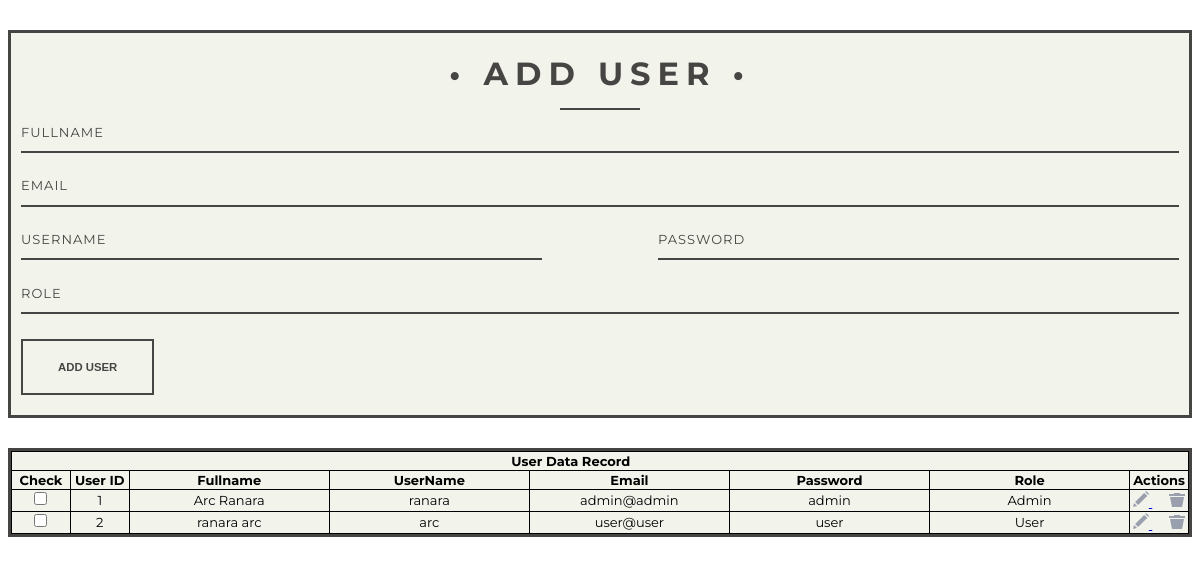
Page /admin/adduser.php on the committed database.
### tables this page shows
CREATE TABLE `user` (
  `userID` int(11) NOT NULL,
  `fullname` text NOT NULL,
  `email` varchar(128) NOT NULL,
  `username` varchar(128) NOT NULL,
  `password` varchar(128) NOT NULL,
  `role` text NOT NULL
);

### admin/adduser.php (the view, shortened to what this page needs)
<?php
include '../includes/connect.php' ?>
<!doctype html>
<html lang="en">
<head>
</head>
<body>
<div id="container">
  <h1>&bull; Add User &bull;</h1>
  <div class="underline">
  </div>
  <form action="userRegistration.php" method="post" id="contact_form">
  	<div class="fullname">
      <input type="text" placeholder="Fullname" name="fullname" id="fullname" required>
    </div>
    <div class="email">
      <input type="email" placeholder="Email" name="email" id="email" required>
    </div>
    <div class="username">
      <input type="text" placeholder="Username" name="username" id="username" required>
    </div>
    <div class="password">
      <input type="password" placeholder="Password" name="password" id="password" required>
    </div>
    <div class="role">
      <select placeholder="Role" name="role" id="role" required>
        <option disabled hidden selected>role</option>
      </select>
    </div>
    <div class="submit">
      <input type="submit" value="Add User" id="form_button" />
    </div>
  </form>
</div>
<?php
$result = mysqli_query($conn,"SELECT * FROM user");
?>
  <div id="container">
  <table style="border: 1px solid black; width: 100%; border-collapse: collapse;">
			<thead>
				<tr style="border: 1px solid black; width: 100%; border-collapse: collapse; text-align: "> <th colspan="7" > User Data Record</th>
				</tr>
			</thead>
		<thead >
			<tr style="border: 1px solid black; width: 100%; border-collapse: collapse;">
   		    <th style="border: 1px solid black; width: 5%; border-collapse: collapse;">Check</th>
    	      <th style="border: 1px solid black; width: 5%; border-collapse: collapse;">User ID</th>
              <th style="border: 1px solid black; width: 17%; border-collapse: collapse;">Fullname</th>
    		<th style="border: 1px solid black; width: 17%; border-collapse: collapse;">UserName</th>
		    <th style="border: 1px solid black; width: 17%; border-collapse: collapse;">Email</th>
           <th style="border: 1px solid black; width: 17%; border-collapse: collapse;">Password</th>
           <th style="border: 1px solid black; width: 17%; border-collapse: collapse;">Role</th>
    		<th style="border: 1px solid black; width: 5%; border-collapse: collapse;">Actions</th>
			</tr>
		</thead>
		<tbody style="border: 1px solid black; width: 100%; border-collapse: collapse; text-align: center;">
<?php while($row = mysqli_fetch_array($result))
  {?>
      <tr style="border: 1px solid black; width: 100%; border-collapse: collapse;">
    <td style="border: 1px solid black; width: 5%; border-collapse: collapse;"><input type="checkbox"></td>
    <td style="border: 1px solid black; width: 5%; border-collapse: collapse;"><?Php echo $row['userID']; ?></td>
    <td style="border: 1px solid black; width: 17%; border-collapse: collapse;"><?php echo $row['fullname']; ?></td>
   <td style="border: 1px solid black; width: 17%; border-collapse: collapse;"><?php echo $row['username']; ?></td>
	<td style="border: 1px solid black; width: 17%; border-collapse: collapse;"><?php echo $row['email']; ?></td>
	<td style="border: 1px solid black; width: 17%; border-collapse: collapse;"><?php echo $row['password']; ?></td>
	<td style="border: 1px solid black; width: 17%; border-collapse: collapse;"><?php echo $row['role']; ?></td>
    <td style="border: 1px solid black; width: 7%; border-collapse: collapse;"> <a href="userupdateform.php?update=<?php echo $row['userID']; ?>"  onClick="edit(this);" title="Edit" >  <input type="image" src="images/icn_edit.png" title="Edit"> </a>
     <a href="user_delete.php?delete=<?php echo $row['userID']; ?>" onClick="del(this);" title="Delete"><input type="image" src="images/icn_trash.png" title="Trash"/>  </a></td>
    </tr>
  <?php }mysqli_close($conn);?>
      </tbody>
</table>
 </div>
</body>
</html>

### admin/adduser.php (style rules this page uses)
html { font-family: 'Montserrat', Arial, sans-serif; -ms-text-size-adjust: 100%; -webkit-text-size-adjust: 100%; }
body { font-size: 13px; background-image: url(../background.jpg); background-size: cover; }
button, select { text-transform: none; }
button, input, select, textarea { color: #5A5A5A; font: inherit; margin: 0; }
input { line-height: normal; }
#container { border: solid 3px #474544; max-width: 1300px; margin: 30px auto; position: relative; background: #F2F3EB; }
form { padding: 10px; margin: 10px 0; }
h1 { color: #474544; font-size: 32px; font-weight: 700; letter-spacing: 7px; text-align: center; text-transform: uppercase; }
.underline { border-bottom: solid 2px #474544; margin: -0.512em auto; width: 80px; }
.password { float: right; width: 45%; }
input[type='text'], [type='email'], [type='password'], select, textarea { background: none; border: none; border-bottom: solid 2px #474544; color: #474544; font-size: 1.000em; font-weight: 400; letter-spacing: 1px; margin: 0em 0 1.875em 0; padding: 0 0 0.875em 0; text-transform: uppercase; width: 100%; -webkit-box-sizing: border-box; -moz-box-sizing: border-box; -ms-box-sizing: border-box; -o-box-sizing: border-box; box-sizing: border-box; -webkit-transition: all 0.3s; -moz-transition: all 0.3s; -ms-transition: all 0.3s; -o-transition: all 0.3s; transition: all 0.3s; }
.username { float: left; width: 45%; }
select { background: url('https://cdn4.iconfinder.com/data/icons/ionicons/512/icon-ios7-arrow-down-32.png') no-repeat right; outline: none; -moz-appearance: none; -webkit-appearance: none; }
.role { width: 100%; }
.fullname { width: 100%; }
.email { width: 100%; }
#form_button { background: none; border: solid 2px #474544; color: #474544; cursor: pointer; display: inline-block; font-family: 'Helvetica', Arial, sans-serif; font-size: 0.875em; font-weight: bold; outline: none; padding: 20px 35px; text-transform: uppercase; -webkit-transition: all 0.3s; -moz-transition: all 0.3s; -ms-transition: all 0.3s; -o-transition: all 0.3s; transition: all 0.3s; }

### rows in the picture
user: userID "1", fullname "Arc Ranara", username "ranara", email "admin@admin", password "admin", role "Admin"
user: userID "2", fullname "ranara arc", username "arc", email "user@user", password "user", role "User"
